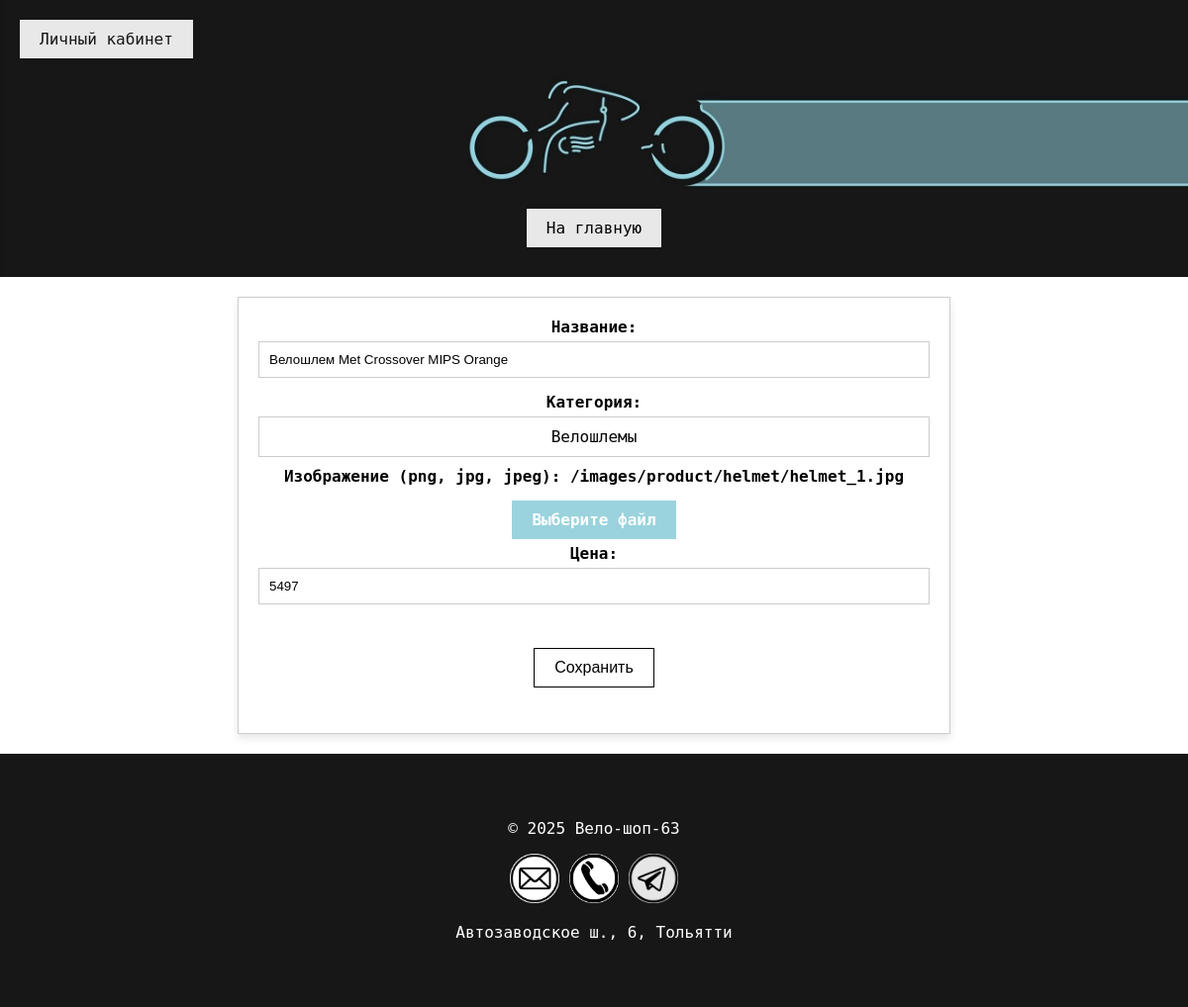
Screenshot of /edit_product/1 with the database file from the repository.
### tables this page shows
CREATE TABLE products (id_product INTEGER PRIMARY KEY AUTOINCREMENT NOT NULL, id_category INTEGER REFERENCES categories (id_category) ON DELETE CASCADE ON UPDATE CASCADE, name TEXT, image TEXT, price INTEGER);

CREATE TABLE categories (id_category INTEGER PRIMARY KEY AUTOINCREMENT NOT NULL, name TEXT NOT NULL, path TEXT NOT NULL);

### app.py (the view, shortened to what this page needs)
@application.route('/edit_product/<int:id_product>', methods=['GET', 'POST'])
def view_edit_product(id_product):
    conn = get_db_connection()
    products = conn.execute('''SELECT products.*, categories.name as name_category, categories.id_category as id_selected_category
                                FROM products JOIN categories ON products.id_category = categories.id_category''').fetchall()
    categories = conn.execute('SELECT * FROM categories').fetchall()
    conn.close()
    product = next((item for item in products if item['id_product'] == id_product), None)
    current_year = datetime.now().year
    return render_template('edit_product.html', product=product, categories=categories, current_year=current_year)

### app.py (called while the page is built)
def get_db_connection():
    conn = sqlite3.connect('VeloShop.db')
    conn.row_factory = sqlite3.Row  # Чтобы можно было обращаться к полям по имени
    return conn

### templates/edit_product.html (shortened to what this page needs)
<html lang="ru">
<head>
    <link rel="stylesheet" href="{{ url_for('static', filename='css/styles.css') }}">
    <link rel="stylesheet" href="https://cdnjs.cloudflare.com/ajax/libs/animate.css/4.1.1/animate.min.css"/>
</head>
<body>
    <header>
        <a href="/" class="main-button">На главную</a>
    </header>
    <a href="/sign_in" class="admin-button">
        <span>Личный кабинет</span>
    </a>
    <main class="main-edit-product">
        <form action="/edit_product/{{ product.id_product }}" method="POST" enctype="multipart/form-data">
            <label for="name">Название:</label>
            <input type="text" id="name" name="name" required value="{{product.name}}"><br>
            <label for="name">Категория:</label>
            <div class="custom-select">
                <div class="select-selected">{{product.name_category}}</div>
            </div>
            <label for="image">Изображение (png, jpg, jpeg): {{product.image}}</label>
            <div class="file-upload">
                <label for="image" class="custom-file-upload">
                    Выберите файл
                </label>
            </div>
            <label for="price">Цена:</label>
            <input type="number" id="price" name="price" required min="1" step="1" onkeydown="return validateInput(event)" value="{{product.price}}"><br>
            <input type="hidden" id="id" name="id" required value="{{product.id_product}}"><br>
            <button class="edit-product" type="submit">Сохранить</button>
        </form>
    </main>
    <footer>
        <p>© 2025 Вело-шоп-63</p>
        <div class="contacts">
            <a href="mailto:info@veloshop63.com"><img src="/images/email-icon.png" alt="Почта" width="50"></a>
            <a href="tel:+7986533688"><img src="/images/phone-icon.png" alt="Телефон" width="50"></a>
            <a href="https://t.me/veloshop63"><img src="/images/tg-icon.png" alt="Телеграмм" width="50"></a>
            <p>Автозаводское ш., 6, Тольятти</p>
        </div>
    </footer>
</body>
</html>

### static/css/styles.css (style rules this page uses)
* { box-sizing: border-box; }
body { font-family: 'DejaVu Sans Mono', monospace; height: 100%; margin: 0; padding: 0; display: flex; flex-direction: column; min-height: 100vh; }
header { background-image: url(/../images/header.jpg); background-size: cover; background-position: center; min-height: 300px; display: flex; flex-direction: column; justify-content: flex-end; align-items: center; margin: 0; padding: 0; text-align: center; padding: 30px 0; opacity: 0; transform: translateY(-20px); animation: fadeIn 0.8s ease-in-out forwards; }
.admin-button, .exit-button { position: fixed; top: 20px; left: 20px; background-color: white; color: #171717; padding: 10px 20px; border: none; cursor: pointer; z-index: 1000; display: flex; align-items: center; opacity: 0.9; text-decoration: none; }
a { text-decoration: none; color: #171717; }
main { flex: 1; text-align: center; padding: 20px; }
.add-to-cart, .add-product, .sign-in, .sign-up, .add-category, .edit-user, .edit-product, .edit-category, .edit-order, .filter-button, .reset-filter-button, .alphabet-sorting-button, .price-sorting-button { background-color: white; color: black; border: 1px solid black; padding: 10px 20px; font-size: 16px; cursor: pointer; transition: background-color 0.3s; margin: 10px; }
.main-add-product, .login-container, .main-personal-account, .main-admin, .admin-main-category, .main-edit-user, .main-edit-product, .main-edit-category, .main-edit-order { width: 60%; align-items: center; text-align: center; margin: 0 auto; border: 1px solid #ccc; box-shadow: 0 4px 8px rgba(0, 0, 0, 0.1); }
.main-edit-user, .main-edit-product, .main-edit-category, .main-edit-order { margin-bottom: 20px; }
label { display: block; margin-bottom: 5px; font-weight: bold; }
.custom-select { position: relative; display: inline-block; width: 100%; margin-bottom: 10px; }
.select-selected { background-color: #ffffff; padding: 10px; border: 1px solid #ccc; cursor: pointer; }
input[type="email"], input[type="text"], input[type="number"], input[type="file"], input[type="password"] { width: 100%; padding: 10px; margin-bottom: 15px; border: 1px solid #ccc; box-sizing: border-box; }
.file-upload { margin-top: 10px; position: relative; overflow: hidden; display: inline-block; cursor: pointer; }
.custom-file-upload { display: inline-block; padding: 10px 20px; cursor: pointer; background-color: #9ad3dd; color: white; text-align: center; transition: background-color 0.3s ease; }
.main-button { background-color: white; color: black; padding: 10px 20px; border: none; cursor: pointer; opacity: 0.9; text-decoration: none; }
footer { text-align: center; background-color: #171717; padding: 50px 0; z-index: 999; }
footer p, footer ul, footer a { color: white; }

### rows the page displays
products: name "Велошлем Met Crossover MIPS Orange", image "/images/product/helmet/helmet_1.jpg", price "5497"
categories: name_category "Велошлемы"
